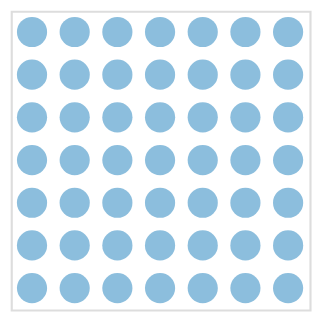

Notebook cell for this chart:
### Code cell
total_units = 49
source = pd.DataFrame({
    'unit_id': range(total_units)
})


source['intensity'] = random.randint(1,1000)

source['row'] = source['unit_id'] // 7  # rows
source['col'] = source['unit_id'] % 7   # columns


chart = alt.Chart(source).mark_circle(size=200).encode(
    x=alt.X('col:O', title=None, axis=None),  
    y=alt.Y('row:O', title=None, axis=None),  
    color=alt.Color('intensity:Q',legend=None)  
)

chart

### Figure 1 — Vega-Lite specification as saved in the notebook (floating-point values rounded to 4 significant figures)
{"config": {"view": {"continuousWidth": 300, "continuousHeight": 300}}, "data": {"name": "data-7daf4eca8a3ff942692809fe21d28bdb"}, "mark": {"type": "circle", "size": 200}, "encoding": {"color": {"field": "intensity", "legend": null, "type": "quantitative"}, "x": {"axis": null, "field": "col", "title": null, "type": "ordinal"}, "y": {"axis": null, "field": "row", "title": null, "type": "ordinal"}}, "$schema": "https://vega.github.io/schema/vega-lite/v5.20.1.json", "datasets": {"data-7daf4eca8a3ff942692809fe21d28bdb": [{"unit_id": 0, "intensity": 576, "row": 0, "col": 0}, {"unit_id": 1, "intensity": 576, "row": 0, "col": 1}, {"unit_id": 2, "intensity": 576, "row": 0, "col": 2}, {"unit_id": 3, "intensity": 576, "row": 0, "col": 3}, {"unit_id": 4, "intensity": 576, "row": 0, "col": 4}, {"unit_id": 5, "intensity": 576, "row": 0, "col": 5}, {"unit_id": 6, "intensity": 576, "row": 0, "col": 6}, {"unit_id": 7, "intensity": 576, "row": 1, "col": 0}, {"unit_id": 8, "intensity": 576, "row": 1, "col": 1}, {"unit_id": 9, "intensity": 576, "row": 1, "col": 2}, {"unit_id": 10, "intensity": 576, "row": 1, "col": 3}, {"unit_id": 11, "intensity": 576, "row": 1, "col": 4}, {"unit_id": 12, "intensity": 576, "row": 1, "col": 5}, {"unit_id": 13, "intensity": 576, "row": 1, "col": 6}, {"unit_id": 14, "intensity": 576, "row": 2, "col": 0}, {"unit_id": 15, "intensity": 576, "row": 2, "col": 1}, {"unit_id": 16, "intensity": 576, "row": 2, "col": 2}, {"unit_id": 17, "intensity": 576, "row": 2, "col": 3}, {"unit_id": 18, "intensity": 576, "row": 2, "col": 4}, {"unit_id": 19, "intensity": 576, "row": 2, "col": 5}, {"unit_id": 20, "intensity": 576, "row": 2, "col": 6}, {"unit_id": 21, "intensity": 576, "row": 3, "col": 0}, {"unit_id": 22, "intensity": 576, "row": 3, "col": 1}, {"unit_id": 23, "intensity": 576, "row": 3, "col": 2}, {"unit_id": 24, "intensity": 576, "row": 3, "col": 3}, {"unit_id": 25, "intensity": 576, "row": 3, "col": 4}, {"unit_id": 26, "intensity": 576, "row": 3, "col": 5}, {"unit_id": 27, "intensity": 576, "row": 3, "col": 6}, {"unit_id": 28, "intensity": 576, "row": 4, "col": 0}, {"unit_id": 29, "intensity": 576, "row": 4, "col": 1}, {"unit_id": 30, "intensity": 576, "row": 4, "col": 2}, {"unit_id": 31, "intensity": 576, "row": 4, "col": 3}, {"unit_id": 32, "intensity": 576, "row": 4, "col": 4}, {"unit_id": 33, "intensity": 576, "row": 4, "col": 5}, {"unit_id": 34, "intensity": 576, "row": 4, "col": 6}, {"unit_id": 35, "intensity": 576, "row": 5, "col": 0}, {"unit_id": 36, "intensity": 576, "row": 5, "col": 1}, {"unit_id": 37, "intensity": 576, "row": 5, "col": 2}, {"unit_id": 38, "intensity": 576, "row": 5, "col": 3}, {"unit_id": 39, "intensity": 576, "row": 5, "col": 4}, {"unit_id": 40, "intensity": 576, "row": 5, "col": 5}, {"unit_id": 41, "intensity": 576, "row": 5, "col": 6}, {"unit_id": 42, "intensity": 576, "row": 6, "col": 0}, {"unit_id": 43, "intensity": 576, "row": 6, "col": 1}, {"unit_id": 44, "intensity": 576, "row": 6, "col": 2}, {"unit_id": 45, "intensity": 576, "row": 6, "col": 3}, {"unit_id": 46, "intensity": 576, "row": 6, "col": 4}, {"unit_id": 47, "intensity": 576, "row": 6, "col": 5}, {"unit_id": 48, "intensity": 576, "row": 6, "col": 6}]}}
